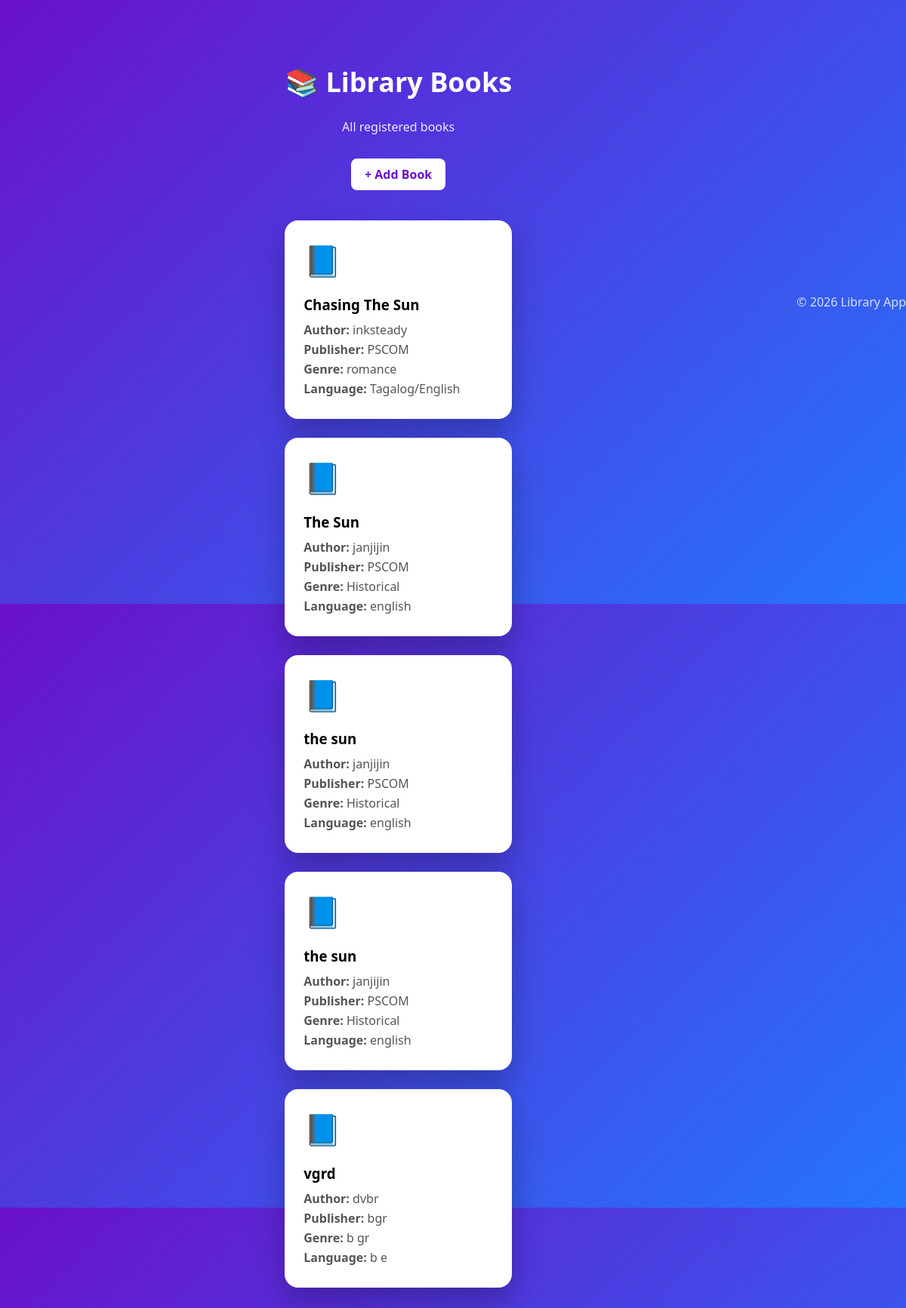
/books, run on the app's committed database.
### tables this page shows
CREATE TABLE books (
            id INTEGER PRIMARY KEY AUTOINCREMENT,
            title TEXT,
            author TEXT,
            publisher TEXT,
            genre TEXT,
            language TEXT
        );

### app.py (the view)
@app.route("/books")
def book_list():
    conn = get_db_connection()
    books = conn.execute("SELECT * FROM books").fetchall()
    conn.close()
    return render_template("book.html", books=books)

### app.py (called while the page is built)
def get_db_connection():
    conn = sqlite3.connect(DB_PATH)
    conn.row_factory = sqlite3.Row  # para dictionary-like result
    return conn

### templates/book.html (shortened to what this page needs)
<!DOCTYPE html>
<html lang="en">
<head>
    <link rel="stylesheet" href="{{ url_for('static', filename='style.css') }}">
</head>
<body class="books-body">
<div class="books-wrapper">
    <div class="books-header">
        <h1>📚 Library Books</h1>
        <p>All registered books</p>
        <a href="{{ url_for('register_book') }}" class="add-btn">+ Add Book</a>
    </div>
    <div class="books-grid">
        {% for book in books %}
        <div class="book-card">
            <div class="book-icon">📘</div>
            <h3>{{ book.title }}</h3>
            <p><strong>Author:</strong> {{ book.author }}</p>
            <p><strong>Publisher:</strong> {{ book.publisher }}</p>
            <p><strong>Genre:</strong> {{ book.genre }}</p>
            <p><strong>Language:</strong> {{ book.language }}</p>
        </div>
        {% endfor %}
    </div>
</div>
<footer class="footer">
    © 2026 Library App
</footer>
</body>
</html>

### static/style.css (style rules this page uses)
* { box-sizing: border-box; font-family: 'Segoe UI', sans-serif; }
body { height: 100vh; margin: 0; background: linear-gradient(135deg, #6a11cb, #2575fc); display: flex; align-items: center; justify-content: center; }
.books-body { min-height: 100vh; background: linear-gradient(135deg, #6a11cb, #2575fc); font-family: 'Segoe UI', sans-serif; }
.books-wrapper { max-width: 1100px; margin: auto; padding: 60px 20px; }
.books-header { text-align: center; color: white; margin-bottom: 40px; }
.books-header h1 { font-size: 36px; }
.books-header p { opacity: 0.9; }
.add-btn { display: inline-block; margin-top: 15px; background: white; color: #6a11cb; padding: 10px 18px; border-radius: 8px; text-decoration: none; font-weight: bold; }
.books-grid { display: grid; grid-template-columns: repeat(auto-fit, minmax(250px, 1fr)); gap: 25px; }
.book-card { background: white; padding: 25px; border-radius: 18px; box-shadow: 0 20px 40px rgba(0,0,0,0.25); transition: transform 0.3s ease; }
.book-icon { font-size: 40px; margin-bottom: 10px; }
.book-card h3 { margin-bottom: 10px; }
.book-card p { margin: 4px 0; color: #555; }
.footer { text-align: center; color: white; padding: 30px 0; opacity: 0.8; }

### data on the page
books: title "Chasing The Sun", author "inksteady", publisher "PSCOM", genre "romance", language "Tagalog/English"
books: title "The Sun", author "janjijin", publisher "PSCOM", genre "Historical", language "english"
books: title "the sun", author "janjijin", publisher "PSCOM", genre "Historical", language "english"
books: title "the sun", author "janjijin", publisher "PSCOM", genre "Historical", language "english"
books: title "vgrd", author "dvbr", publisher "bgr", genre "b gr", language "b e"
